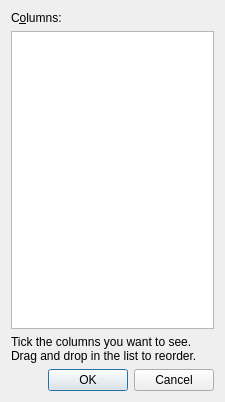
<?xml version="1.0" encoding="UTF-8"?>
<ui version="4.0">
 <class>ColPrefsDialog</class>
 <widget class="QDialog" name="ColPrefsDialog">
  <property name="geometry">
   <rect>
    <x>0</x>
    <y>0</y>
    <width>225</width>
    <height>402</height>
   </rect>
  </property>
  <property name="windowTitle">
   <string>Column Preferences</string>
  </property>
  <property name="modal">
   <bool>true</bool>
  </property>
  <layout class="QVBoxLayout" name="verticalLayout">
   <item>
    <widget class="QLabel" name="label">
     <property name="text">
      <string>C&amp;olumns:</string>
     </property>
     <property name="buddy">
      <cstring>list</cstring>
     </property>
    </widget>
   </item>
   <item>
    <widget class="QListWidget" name="list"/>
   </item>
   <item>
    <widget class="QLabel" name="label_2">
     <property name="text">
      <string>Tick the columns you want to see. Drag and drop in the list to reorder.</string>
     </property>
     <property name="textFormat">
      <enum>Qt::PlainText</enum>
     </property>
     <property name="wordWrap">
      <bool>true</bool>
     </property>
    </widget>
   </item>
   <item>
    <widget class="QDialogButtonBox" name="buttonBox">
     <property name="orientation">
      <enum>Qt::Horizontal</enum>
     </property>
     <property name="standardButtons">
      <set>QDialogButtonBox::Cancel|QDialogButtonBox::Ok</set>
     </property>
    </widget>
   </item>
  </layout>
 </widget>
 <resources/>
 <connections>
  <connection>
   <sender>buttonBox</sender>
   <signal>accepted()</signal>
   <receiver>ColPrefsDialog</receiver>
   <slot>accept()</slot>
   <hints>
    <hint type="sourcelabel">
     <x>248</x>
     <y>254</y>
    </hint>
    <hint type="destinationlabel">
     <x>157</x>
     <y>274</y>
    </hint>
   </hints>
  </connection>
  <connection>
   <sender>buttonBox</sender>
   <signal>rejected()</signal>
   <receiver>ColPrefsDialog</receiver>
   <slot>reject()</slot>
   <hints>
    <hint type="sourcelabel">
     <x>316</x>
     <y>260</y>
    </hint>
    <hint type="destinationlabel">
     <x>286</x>
     <y>274</y>
    </hint>
   </hints>
  </connection>
 </connections>
</ui>
